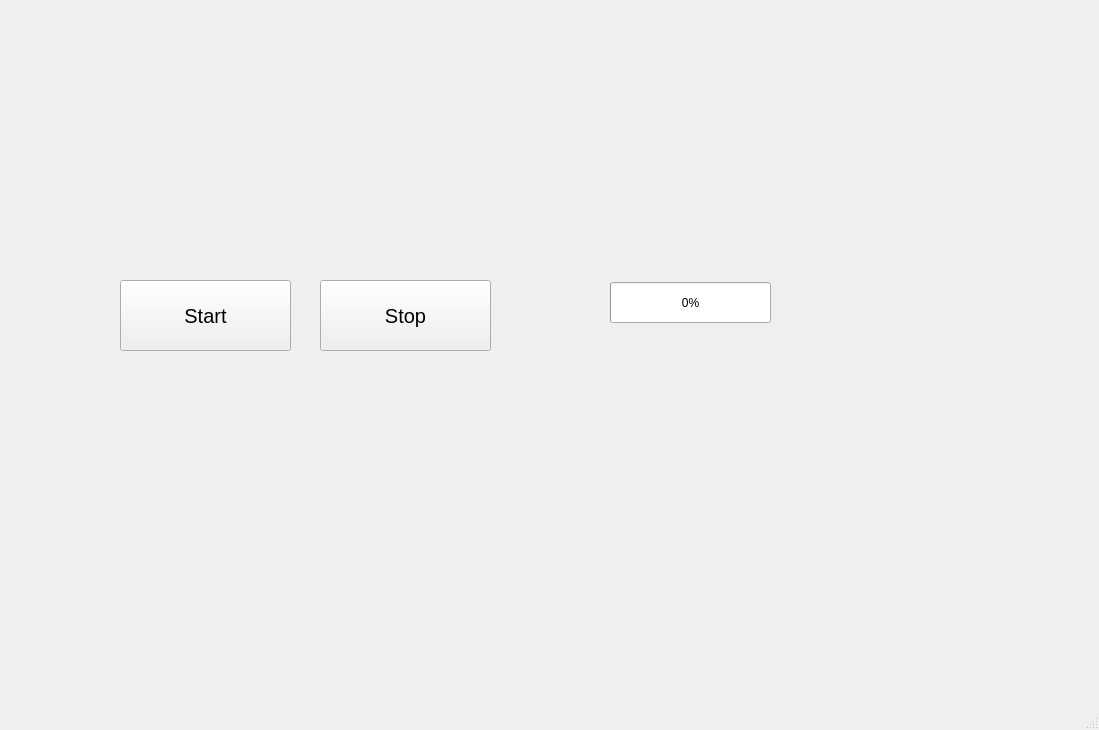
<?xml version="1.0" encoding="UTF-8"?>
<ui version="4.0">
 <class>MainWindow</class>
 <widget class="QMainWindow" name="MainWindow">
  <property name="geometry">
   <rect>
    <x>0</x>
    <y>0</y>
    <width>1099</width>
    <height>730</height>
   </rect>
  </property>
  <property name="windowTitle">
   <string>MainWindow</string>
  </property>
  <widget class="QWidget" name="centralwidget">
   <widget class="QCustomPlot" name="amplitudePlot" native="true">
    <property name="geometry">
     <rect>
      <x>110</x>
      <y>40</y>
      <width>761</width>
      <height>201</height>
     </rect>
    </property>
   </widget>
   <widget class="QPushButton" name="buttonStart">
    <property name="geometry">
     <rect>
      <x>120</x>
      <y>280</y>
      <width>171</width>
      <height>71</height>
     </rect>
    </property>
    <property name="font">
     <font>
      <pointsize>15</pointsize>
     </font>
    </property>
    <property name="text">
     <string>Start</string>
    </property>
   </widget>
   <widget class="QPushButton" name="buttonStop">
    <property name="geometry">
     <rect>
      <x>320</x>
      <y>280</y>
      <width>171</width>
      <height>71</height>
     </rect>
    </property>
    <property name="font">
     <font>
      <pointsize>15</pointsize>
     </font>
    </property>
    <property name="text">
     <string>Stop</string>
    </property>
   </widget>
   <widget class="QCustomPlot" name="frequencyPlot" native="true">
    <property name="geometry">
     <rect>
      <x>110</x>
      <y>420</y>
      <width>761</width>
      <height>221</height>
     </rect>
    </property>
   </widget>
   <widget class="QProgressBar" name="barVolume">
    <property name="geometry">
     <rect>
      <x>610</x>
      <y>282</y>
      <width>161</width>
      <height>41</height>
     </rect>
    </property>
    <property name="value">
     <number>0</number>
    </property>
   </widget>
  </widget>
  <widget class="QMenuBar" name="menubar">
   <property name="geometry">
    <rect>
     <x>0</x>
     <y>0</y>
     <width>1099</width>
     <height>23</height>
    </rect>
   </property>
  </widget>
  <widget class="QStatusBar" name="statusbar"/>
 </widget>
 <customwidgets>
  <customwidget>
   <class>QCustomPlot</class>
   <extends>QWidget</extends>
   <header>qcustomplot.h</header>
   <container>1</container>
  </customwidget>
 </customwidgets>
 <resources/>
 <connections/>
</ui>
